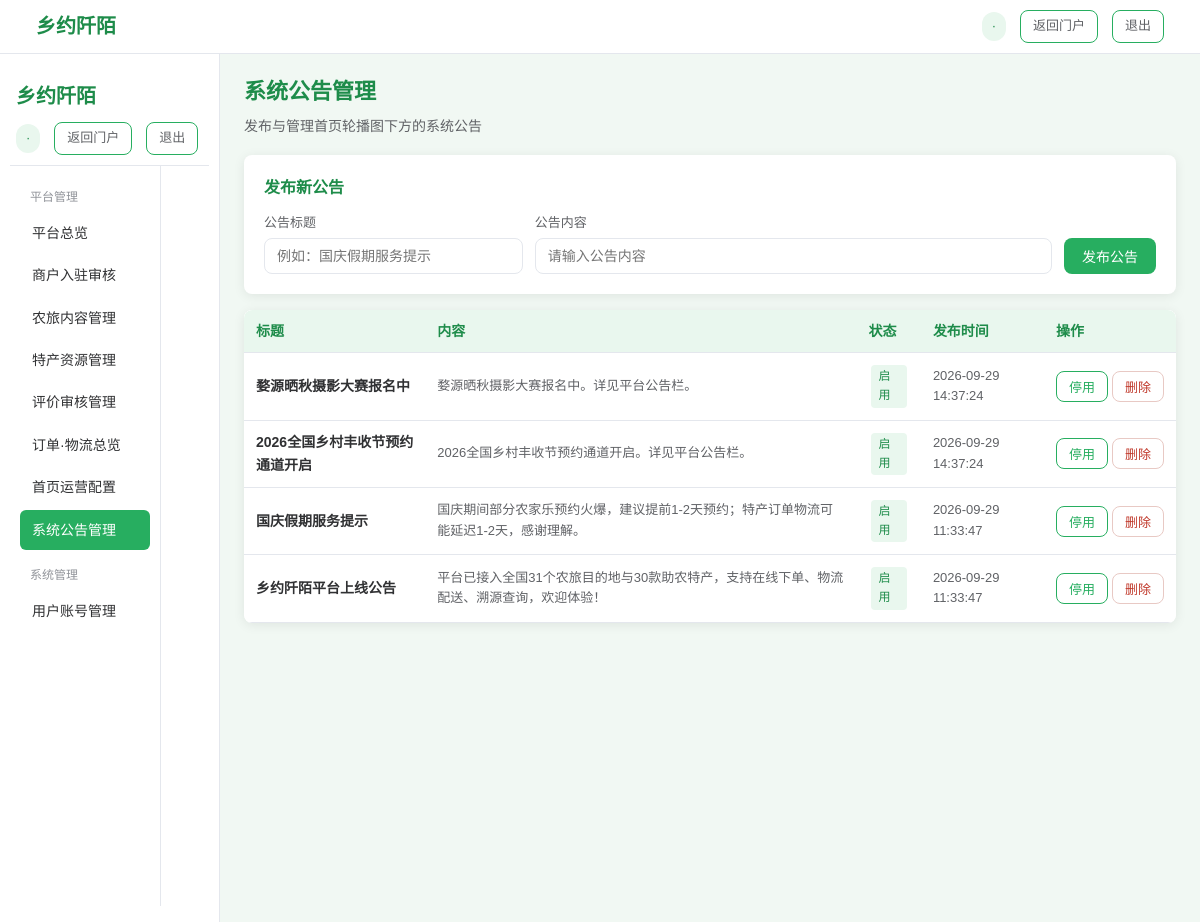
/notices, run on an earlier commit of the app's database.
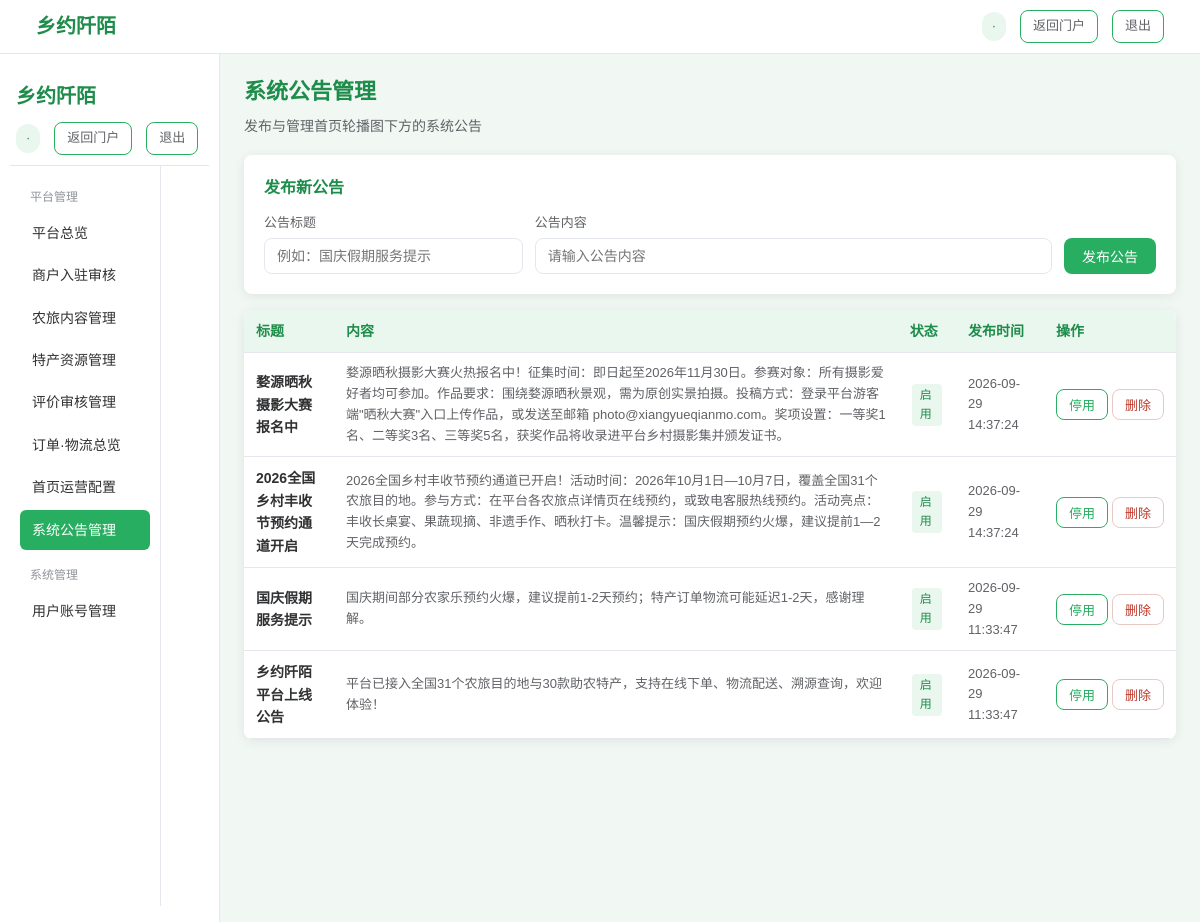
And on a later commit of the database.
### tables this page shows
CREATE TABLE notices (
            id INTEGER PRIMARY KEY AUTOINCREMENT,
            title TEXT NOT NULL,
            content TEXT DEFAULT '',
            category TEXT DEFAULT '农旅活动',     -- 农旅活动/政策公告/平台通知
            status TEXT DEFAULT '启用',            -- 启用/停用
            created_at TEXT DEFAULT (datetime('now', 'localtime'))
        );

### app.py (the view)
@app.route('/notices')
def notices_page():
    rows = models.list_notices('启用')
    grouped = {}
    for r in rows:
        grouped.setdefault(r['category'] or '平台通知', []).append(r)
    order = ['农旅活动', '政策公告', '平台通知']
    order = [c for c in order if c in grouped] + [c for c in grouped if c not in order]
    contacts = {
        'hotline': '400-888-1234',
        'email': 'service@xiangyueqianmo.com',
        'address': '北京市海淀区中关村乡村数字化产业园2号楼',
        'hours': '周一至周日 9:00 - 21:00',
        'cooperate_hotline': '400-888-5678',
        'cooperate_email': 'cooperate@xiangyueqianmo.com',
    }
    return render_template('notices.html', grouped=grouped, order=order, rows=rows,
                           contacts=contacts, user=get_user(), active='notices')

### app.py (called while the page is built)
def get_user():
    if 'user_id' in session:
        return models.get_user_by_id(session['user_id'])
    return None

@app.context_processor
def inject_globals():
    u = get_user()
    return {'cart_count': models.get_cart_count(u['id']) if u else 0}

### models.py (called while the page is built)
def get_conn():
    conn = sqlite3.connect(DB_PATH)
    conn.row_factory = sqlite3.Row
    return conn

def list_notices(status=''):
    conn = get_conn()
    if status:
        rows = conn.execute('SELECT * FROM notices WHERE status=? ORDER BY id DESC', (status,)).fetchall()
    else:
        rows = conn.execute('SELECT * FROM notices ORDER BY id DESC').fetchall()
    conn.close()
    return rows

### templates/admin/notices.html (shortened to what this page needs)
{% extends "base_console.html" %}
{% block sidebar %}{% include "admin/sidebar.html" %}{% endblock %}
{% block content %}
<h1 class="page-title"> 系统公告管理</h1>
<p class="page-subtitle">发布与管理首页轮播图下方的系统公告</p>
<div class="card" style="margin-bottom:16px;">
<div class="card-title"> 发布新公告</div>
<form action="/admin/notice/add" method="post" style="display:flex;gap:12px;flex-wrap:wrap;align-items:flex-end;">
<div style="flex:1;min-width:200px;">
<label style="display:block;font-size:13px;color:var(--text2);margin-bottom:4px;">公告标题</label>
<input type="text" name="title" class="form-control" required placeholder="例如：国庆假期服务提示">
</div>
<div style="flex:2;min-width:320px;">
<label style="display:block;font-size:13px;color:var(--text2);margin-bottom:4px;">公告内容</label>
<input type="text" name="content" class="form-control" required placeholder="请输入公告内容">
</div>
<button type="submit" class="btn btn-primary">发布公告</button>
</form>
</div>
<div class="card" style="padding:0;overflow:hidden;">
<table class="table">
<thead><tr><th>标题</th><th>内容</th><th>状态</th><th>发布时间</th><th>操作</th></tr></thead>
<tbody>
{% for n in rows %}
<tr>
<td style="font-weight:600;">{{ n['title'] }}</td>
<td style="font-size:13px;color:var(--text2);">{{ n['content'] }}</td>
<td><span class="tag {{ 'tag-orange' if n['status']=='停用' else '' }}">{{ n['status'] }}</span></td>
<td style="font-size:13px;color:var(--text2);">{{ n['created_at'] }}</td>
<td style="white-space:nowrap;">
<form action="/admin/notice/toggle" method="post" style="display:inline;">
<button type="submit" class="btn btn-outline btn-sm">{{ '启用' if n['status']=='停用' else '停用' }}</button>
</form>
<form action="/admin/notice/delete" method="post" style="display:inline;">
<button type="submit" class="btn btn-outline btn-sm" style="color:#c0392b;border-color:#e8c9c4;"
onclick="return confirm('确认删除该公告？')">删除</button>
</form>
</td>
</tr>
{% endfor %}
</tbody>
</table>
</div>
{% endblock %}

### templates/base_console.html (shortened to what this page needs)
<!DOCTYPE html>
<html lang="zh-CN">
<head>
<link rel="stylesheet" href="{{ url_for('static', filename='css/style.css') }}">
</head>
<body class="console-body">
<nav class="topbar">
<div class="topbar-inner">
<a href="/" class="logo"> 乡约阡陌</a>
<div class="topbar-links">
<span class="user-badge">{{ user['username'] }} · {{ {'0':'游客','1':'商户','3':'平台管理员'}[user['role']|string] }}</span>
<a href="/" class="btn btn-outline btn-sm">返回门户</a>
<a href="/logout" class="btn btn-outline btn-sm">退出</a>
</div>
</div>
</nav>
<div class="console-wrap">
<aside class="sidebar" id="sidebar">
{% block sidebar %}{% endblock %}
</aside>
<div class="console-main">
{% block content %}{% endblock %}
</div>
</div>
</body>
</html>

### templates/admin/sidebar.html
{% extends "base_console.html" %}
{% block sidebar %}
<div class="menu-group">
<div class="menu-group-title">平台管理</div>
<a href="/admin" class="menu-item {% if active == 'overview' %}active{% endif %}"> 平台总览</a>
<a href="/admin/merchants" class="menu-item {% if active == 'merchants' %}active{% endif %}"> 商户入驻审核</a>
<a href="/admin/farmstays" class="menu-item {% if active == 'farmstays' %}active{% endif %}"> 农旅内容管理</a>
<a href="/admin/products" class="menu-item {% if active == 'products' %}active{% endif %}"> 特产资源管理</a>
<a href="/admin/reviews" class="menu-item {% if active == 'reviews' %}active{% endif %}"> 评价审核管理</a>
<a href="/admin/orders" class="menu-item {% if active == 'orders' %}active{% endif %}"> 订单·物流总览</a>
<a href="/admin/banners" class="menu-item {% if active == 'banners' %}active{% endif %}"> 首页运营配置</a>
<a href="/admin/notices" class="menu-item {% if active == 'notices' %}active{% endif %}"> 系统公告管理</a>
</div>
<div class="menu-group">
<div class="menu-group-title">系统管理</div>
<a href="/admin/users" class="menu-item {% if active == 'users' %}active{% endif %}"> 用户账号管理</a>
</div>
{% endblock %}

### css/style.css (style rules this page uses)
* { margin: 0; padding: 0; box-sizing: border-box; }
:root { --green: #27AE60; --green-dark: #1E8C4A; --green-bg: #E9F7EE; --orange: #FF9845; --bg: #F1F8F3; --text: #303133; --text2: #606266; --border: #e4e7ed; }
body { font-family: "Microsoft YaHei", "PingFang SC", sans-serif; background: var(--bg); color: var(--text); line-height: 1.6; }
a { color: var(--green); text-decoration: none; }
.topbar { background: #fff; border-bottom: 1px solid var(--border); padding: 10px 0; position: sticky; top: 0; z-index: 100; }
.topbar-inner { width: 94%; max-width: 1320px; margin: 0 auto; display: flex; justify-content: space-between; align-items: center; gap: 10px; flex-wrap: wrap; }
.logo { font-size: 20px; font-weight: 700; color: var(--green-dark); }
.topbar-links { display: flex; align-items: center; gap: 14px; flex-wrap: wrap; font-size: 14px; }
.topbar-links a { color: var(--text2); }
.user-badge { background: var(--green-bg); color: var(--green-dark); padding: 4px 10px; border-radius: 14px; font-size: 13px; }
.btn { display: inline-block; padding: 8px 18px; border: none; border-radius: 8px; font-size: 14px; cursor: pointer; text-decoration: none; transition: all .2s; }
.btn-primary { background: var(--green); color: #fff; }
.btn-outline { background: #fff; color: var(--green); border: 1px solid var(--green); }
.btn-sm { padding: 5px 12px; font-size: 13px; }
.page-title { font-size: 22px; color: var(--green-dark); margin-bottom: 6px; }
.page-subtitle { color: var(--text2); margin-bottom: 18px; font-size: 14px; }
.card { background: #fff; border-radius: 8px; padding: 20px; box-shadow: 0 2px 12px rgba(0,0,0,0.08); margin-bottom: 16px; }
.card-title { font-size: 16px; font-weight: 600; color: var(--green-dark); margin-bottom: 12px; }
.tag { display: inline-block; background: var(--green-bg); color: var(--green-dark); font-size: 12px; padding: 2px 8px; border-radius: 4px; margin: 2px; }
.form-control { width: 100%; padding: 9px 12px; border: 1px solid var(--border); border-radius: 8px; font-size: 14px; font-family: inherit; background: #fff; }
.table { width: 100%; border-collapse: collapse; background: #fff; font-size: 14px; border-radius: 8px; overflow: hidden; }
.table th, .table td { padding: 10px 12px; border-bottom: 1px solid var(--border); text-align: left; }
.table th { background: var(--green-bg); color: var(--green-dark); font-weight: 600; }
.console-body { display: flex; flex-direction: column; min-height: 100vh; }
.console-wrap { display: flex; flex: 1; width: 100%; max-width: 1440px; margin: 0 auto; }
.sidebar { width: 220px; background: #fff; border-right: 1px solid var(--border); padding: 16px 10px; min-height: calc(100vh - 60px); }
.sidebar .menu-group { margin-bottom: 10px; }
.sidebar .menu-group-title { font-size: 12px; color: #909399; padding: 6px 10px; }
.sidebar a.menu-item { display: block; padding: 9px 12px; border-radius: 6px; color: var(--text); font-size: 14px; margin-bottom: 2px; }
.sidebar a.menu-item.active { background: var(--green); color: #fff; }
.console-main { flex: 1; padding: 20px 24px; min-width: 0; }

What changed in the data, as far as the page shows it:
changed notices "婺源晒秋摄影大赛报名中": content "婺源晒秋摄影大赛报名中。详见平台公告栏。" → "婺源晒秋摄影大赛火热报名中！征集时间：即日起至2026年11月30日。参赛对象：所有摄影爱好者均可参加。作品要求：围绕婺源晒秋景观，需为原创实景拍摄。投稿方式：登录平台游客端\"晒秋大赛\"入口上传作品，或发送至邮箱 photo@xiangyueqianmo.com。奖项设置：一等奖1名、二等奖3名、三等奖5名，获奖作品将收录进平台乡村摄影集并颁发证书。"
changed notices "2026全国乡村丰收节预约通道开启": content "2026全国乡村丰收节预约通道开启。详见平台公告栏。" → "2026全国乡村丰收节预约通道已开启！活动时间：2026年10月1日—10月7日，覆盖全国31个农旅目的地。参与方式：在平台各农旅点详情页在线预约，或致电客服热线预约。活动亮点：丰收长桌宴、果蔬现摘、非遗手作、晒秋打卡。温馨提示：国庆假期预约火爆，建议提前1—2天完成预约。"
